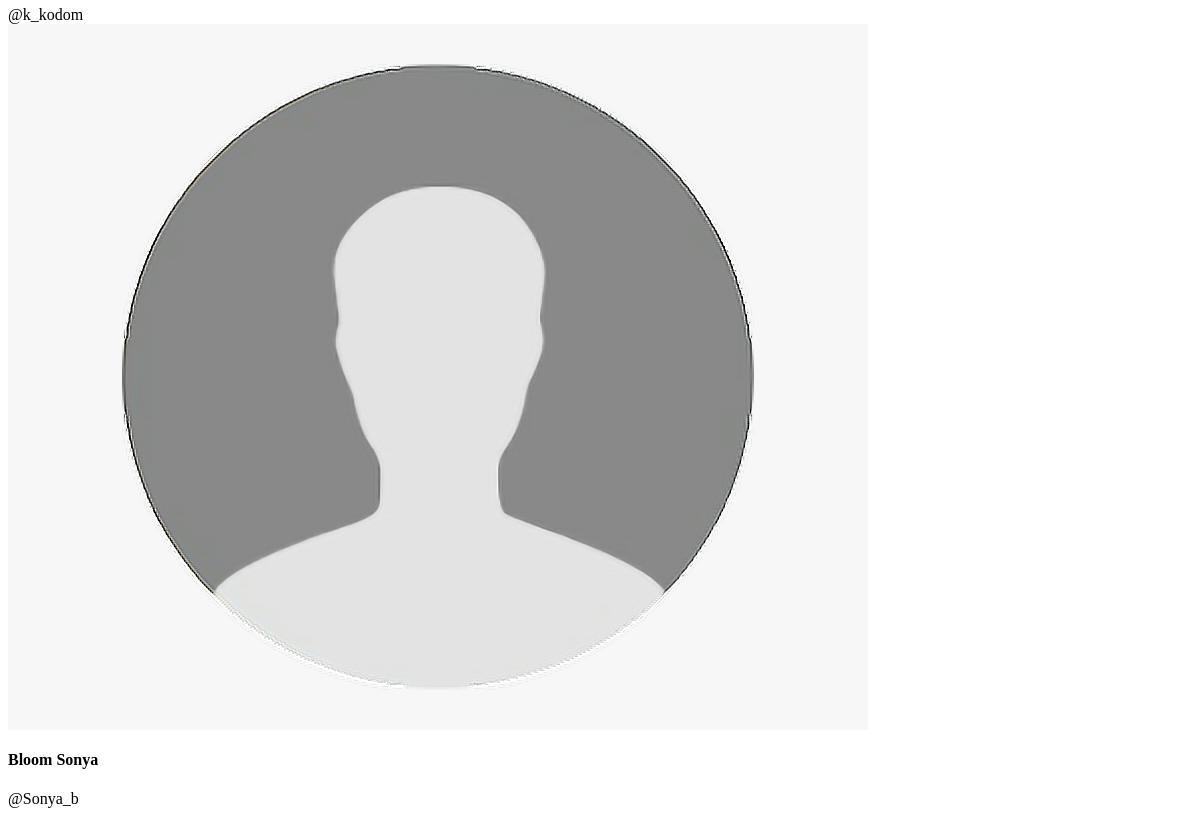
The page /chats/groups/ (signed in, lower part) on the database as committed earlier.
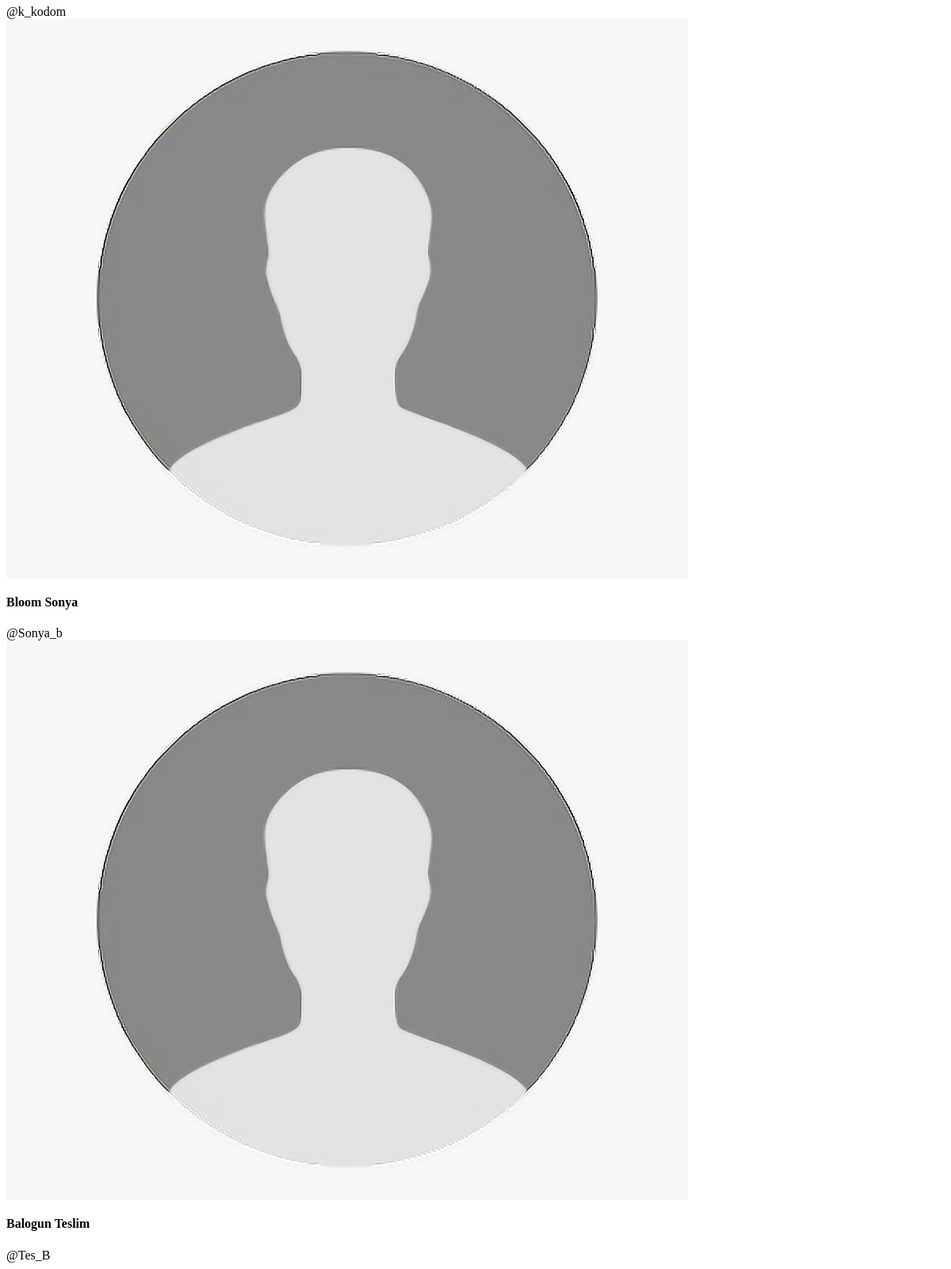
The same page on the database as committed later.
### accounts/models.py (models this page shows, shortened)
class CustomUser(AbstractBaseUser, PermissionsMixin):
    email = models.EmailField(db_index=True, unique=True, max_length=255)
    username = models.CharField(
        max_length=255, unique=True, blank=True, null=True)
    first_name = models.CharField(max_length=255)
    last_name = models.CharField(max_length=255)
    address = models.CharField(max_length=255, blank=True, null=True)
    phone = PhoneNumberField(unique=True, blank=True, null=True)
    role = models.ForeignKey(
        Role, on_delete=models.CASCADE, blank=True, null=True,)
    image = models.ImageField(blank=True, null=True, upload_to='users')
    is_active = models.BooleanField(default=True)
    is_staff = models.BooleanField(default=False)
    is_superuser = models.BooleanField(default=False)
    objects = CustomUserManager()
    USERNAME_FIELD = 'email'
    REQUIRED_FIELDS = []

### chats/views.py (the view)
# urls.py: path('groups/', groups, name='groups'),
@login_required(login_url='login')
def groups(req):
    user = req.user
    groups = CustomUser.objects.all().exclude(id=user.id)
    context = {'groups': groups}
    return render(req, 'chats/partials/groups.html', context)

### base/utils.py (called while the page is built)
def h_encode(id):
    return hashids.encode(id)

    def to_url(self, value):
        return h_encode(value)

### chats/templates/chats/partials/groups.html (shortened to what this page needs)
{% if not groups %}
<div
  class="p-4 flex-col justify-center items-center text-center text-black m-auto"
>
  <i class="fa-solid fa-people-group text-purple-400 text-7xl"></i>
  <p
    class="mt-2 px-4 py-2 w-fit bg-purple-100 rounded-lg text-sm text-center mx-auto"
  >
    Aucun group disponible
  </p>
</div>
{% else %}
<div class="hidden w-full md:grid grid grid-cols-1 gap-2">
  {% for obj in groups %}
  {% include 'chats/components/group_card.html' %}
  {% endfor %}
</div>
{% endif %}

### chats/templates/chats/components/group_card.html (shortened to what this page needs)
{% load static %}
<div
  hx-get="{% url 'thread' obj.id %}"
  hx-target=".thread_details"
  hx-swap="innerHTML"
  class="p-2 cursor-pointer relative flex items-center gap-2 bg-white border hover:border-purple-400 hover:shadow-md w-full rounded-xl transition duration-300 ease-in-out"
>
  <img
    class="w-14 h-14 rounded-full object-cover"
    src="{% static 'imgs/anon.png' %}"
    alt="Rounded avatar"
  />
  <article class="md:text-sm lg:text-md flex flex-col justify-between">
    <h4 class="text-black font-bold">{{obj.last_name}} {{obj.first_name}}</h4>
    <span class="italic font-light">@{{obj.username}}</span>
  </article>
</div>

Rows that differ between the two databases and show on the page:
added CustomUser: last_name "Balogun", first_name "Teslim", username "Tes_B"
